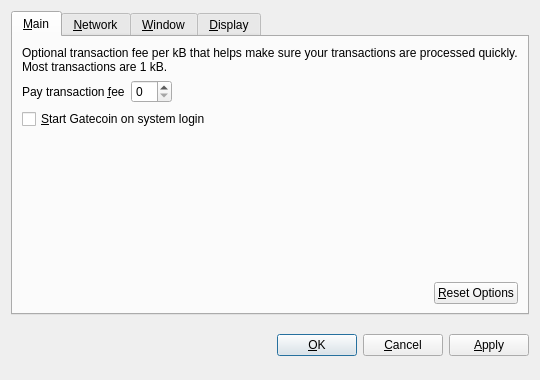
<?xml version="1.0" encoding="UTF-8"?>
<ui version="4.0">
 <class>OptionsDialog</class>
 <widget class="QDialog" name="OptionsDialog">
  <property name="geometry">
   <rect>
    <x>0</x>
    <y>0</y>
    <width>540</width>
    <height>380</height>
   </rect>
  </property>
  <property name="windowTitle">
   <string>Options</string>
  </property>
  <property name="modal">
   <bool>true</bool>
  </property>
  <layout class="QVBoxLayout" name="verticalLayout">
   <item>
    <widget class="QTabWidget" name="tabWidget">
     <property name="tabPosition">
      <enum>QTabWidget::North</enum>
     </property>
     <property name="currentIndex">
      <number>0</number>
     </property>
     <widget class="QWidget" name="tabMain">
      <attribute name="title">
       <string>&amp;Main</string>
      </attribute>
      <layout class="QVBoxLayout" name="verticalLayout_Main">
       <item>
        <widget class="QLabel" name="transactionFeeInfoLabel">
         <property name="text">
          <string>Optional transaction fee per kB that helps make sure your transactions are processed quickly. Most transactions are 1 kB.</string>
         </property>
         <property name="textFormat">
          <enum>Qt::PlainText</enum>
         </property>
         <property name="wordWrap">
          <bool>true</bool>
         </property>
        </widget>
       </item>
       <item>
        <layout class="QHBoxLayout" name="horizontalLayout_1_Main">
         <item>
          <widget class="QLabel" name="transactionFeeLabel">
           <property name="text">
            <string>Pay transaction &amp;fee</string>
           </property>
           <property name="textFormat">
            <enum>Qt::PlainText</enum>
           </property>
           <property name="buddy">
            <cstring>transactionFee</cstring>
           </property>
          </widget>
         </item>
         <item>
          <widget class="BitcoinAmountField" name="transactionFee"/>
         </item>
         <item>
          <spacer name="horizontalSpacer_1_Main">
           <property name="orientation">
            <enum>Qt::Horizontal</enum>
           </property>
           <property name="sizeHint" stdset="0">
            <size>
             <width>40</width>
             <height>20</height>
            </size>
           </property>
          </spacer>
         </item>
        </layout>
       </item>
       <item>
        <widget class="QCheckBox" name="bitcoinAtStartup">
         <property name="toolTip">
          <string>Automatically start Gatecoin after logging in to the system.</string>
         </property>
         <property name="text">
          <string>&amp;Start Gatecoin on system login</string>
         </property>
        </widget>
       </item>
       <item>
        <spacer name="verticalSpacer_Main">
         <property name="orientation">
          <enum>Qt::Vertical</enum>
         </property>
         <property name="sizeHint" stdset="0">
          <size>
           <width>20</width>
           <height>40</height>
          </size>
         </property>
        </spacer>
       </item>
       <item>
        <layout class="QHBoxLayout" name="horizontalLayout_2_Main">
         <item>
          <spacer name="horizontalSpacer_2_Main">
           <property name="orientation">
            <enum>Qt::Horizontal</enum>
           </property>
           <property name="sizeHint" stdset="0">
            <size>
             <width>40</width>
             <height>20</height>
            </size>
           </property>
          </spacer>
         </item>
         <item>
          <widget class="QPushButton" name="resetButton">
           <property name="toolTip">
            <string>Reset all client options to default.</string>
           </property>
           <property name="text">
            <string>&amp;Reset Options</string>
           </property>
           <property name="autoDefault">
            <bool>false</bool>
           </property>
          </widget>
         </item>
        </layout>
       </item>
      </layout>
     </widget>
     <widget class="QWidget" name="tabNetwork">
      <attribute name="title">
       <string>&amp;Network</string>
      </attribute>
      <layout class="QVBoxLayout" name="verticalLayout_Network">
       <item>
        <widget class="QCheckBox" name="mapPortUpnp">
         <property name="toolTip">
          <string>Automatically open the Gatecoin client port on the router. This only works when your router supports UPnP and it is enabled.</string>
         </property>
         <property name="text">
          <string>Map port using &amp;UPnP</string>
         </property>
        </widget>
       </item>
       <item>
        <widget class="QCheckBox" name="connectSocks">
         <property name="toolTip">
          <string>Connect to the Gatecoin network through a SOCKS proxy (e.g. when connecting through Tor).</string>
         </property>
         <property name="text">
          <string>&amp;Connect through SOCKS proxy:</string>
         </property>
        </widget>
       </item>
       <item>
        <layout class="QHBoxLayout" name="horizontalLayout_Network">
         <item>
          <widget class="QLabel" name="proxyIpLabel">
           <property name="text">
            <string>Proxy &amp;IP:</string>
           </property>
           <property name="textFormat">
            <enum>Qt::PlainText</enum>
           </property>
           <property name="buddy">
            <cstring>proxyIp</cstring>
           </property>
          </widget>
         </item>
         <item>
          <widget class="QValidatedLineEdit" name="proxyIp">
           <property name="maximumSize">
            <size>
             <width>140</width>
             <height>16777215</height>
            </size>
           </property>
           <property name="toolTip">
            <string>IP address of the proxy (e.g. 127.0.0.1)</string>
           </property>
          </widget>
         </item>
         <item>
          <widget class="QLabel" name="proxyPortLabel">
           <property name="text">
            <string>&amp;Port:</string>
           </property>
           <property name="textFormat">
            <enum>Qt::PlainText</enum>
           </property>
           <property name="buddy">
            <cstring>proxyPort</cstring>
           </property>
          </widget>
         </item>
         <item>
          <widget class="QLineEdit" name="proxyPort">
           <property name="maximumSize">
            <size>
             <width>55</width>
             <height>16777215</height>
            </size>
           </property>
           <property name="toolTip">
            <string>Port of the proxy (e.g. 9050)</string>
           </property>
          </widget>
         </item>
         <item>
          <widget class="QLabel" name="socksVersionLabel">
           <property name="text">
            <string>SOCKS &amp;Version:</string>
           </property>
           <property name="textFormat">
            <enum>Qt::PlainText</enum>
           </property>
           <property name="buddy">
            <cstring>socksVersion</cstring>
           </property>
          </widget>
         </item>
         <item>
          <widget class="QValueComboBox" name="socksVersion">
           <property name="toolTip">
            <string>SOCKS version of the proxy (e.g. 5)</string>
           </property>
          </widget>
         </item>
         <item>
          <spacer name="horizontalSpacer_Network">
           <property name="orientation">
            <enum>Qt::Horizontal</enum>
           </property>
           <property name="sizeHint" stdset="0">
            <size>
             <width>40</width>
             <height>20</height>
            </size>
           </property>
          </spacer>
         </item>
        </layout>
       </item>
       <item>
        <spacer name="verticalSpacer_Network">
         <property name="orientation">
          <enum>Qt::Vertical</enum>
         </property>
         <property name="sizeHint" stdset="0">
          <size>
           <width>20</width>
           <height>40</height>
          </size>
         </property>
        </spacer>
       </item>
      </layout>
     </widget>
     <widget class="QWidget" name="tabWindow">
      <attribute name="title">
       <string>&amp;Window</string>
      </attribute>
      <layout class="QVBoxLayout" name="verticalLayout_Window">
       <item>
        <widget class="QCheckBox" name="minimizeToTray">
         <property name="toolTip">
          <string>Show only a tray icon after minimizing the window.</string>
         </property>
         <property name="text">
          <string>&amp;Minimize to the tray instead of the taskbar</string>
         </property>
        </widget>
       </item>
       <item>
        <widget class="QCheckBox" name="minimizeOnClose">
         <property name="toolTip">
          <string>Minimize instead of exit the application when the window is closed. When this option is enabled, the application will be closed only after selecting Quit in the menu.</string>
         </property>
         <property name="text">
          <string>M&amp;inimize on close</string>
         </property>
        </widget>
       </item>
       <item>
        <spacer name="verticalSpacer_Window">
         <property name="orientation">
          <enum>Qt::Vertical</enum>
         </property>
         <property name="sizeHint" stdset="0">
          <size>
           <width>20</width>
           <height>40</height>
          </size>
         </property>
        </spacer>
       </item>
      </layout>
     </widget>
     <widget class="QWidget" name="tabDisplay">
      <attribute name="title">
       <string>&amp;Display</string>
      </attribute>
      <layout class="QVBoxLayout" name="verticalLayout_Display">
       <item>
        <layout class="QHBoxLayout" name="horizontalLayout_1_Display">
         <item>
          <widget class="QLabel" name="langLabel">
           <property name="text">
            <string>User Interface &amp;language:</string>
           </property>
           <property name="textFormat">
            <enum>Qt::PlainText</enum>
           </property>
           <property name="buddy">
            <cstring>lang</cstring>
           </property>
          </widget>
         </item>
         <item>
          <widget class="QValueComboBox" name="lang">
           <property name="toolTip">
            <string>The user interface language can be set here. This setting will take effect after restarting Gatecoin.</string>
           </property>
          </widget>
         </item>
        </layout>
       </item>
       <item>
        <layout class="QHBoxLayout" name="horizontalLayout_2_Display">
         <item>
          <widget class="QLabel" name="unitLabel">
           <property name="text">
            <string>&amp;Unit to show amounts in:</string>
           </property>
           <property name="textFormat">
            <enum>Qt::PlainText</enum>
           </property>
           <property name="buddy">
            <cstring>unit</cstring>
           </property>
          </widget>
         </item>
         <item>
          <widget class="QValueComboBox" name="unit">
           <property name="toolTip">
            <string>Choose the default subdivision unit to show in the interface and when sending coins.</string>
           </property>
          </widget>
         </item>
        </layout>
       </item>
       <item>
        <widget class="QCheckBox" name="displayAddresses">
         <property name="toolTip">
          <string>Whether to show Gatecoin addresses in the transaction list or not.</string>
         </property>
         <property name="text">
          <string>&amp;Display addresses in transaction list</string>
         </property>
        </widget>
       </item>
       <item>
        <widget class="QCheckBox" name="coinControlFeatures">
         <property name="toolTip">
          <string>Whether to show coin control features or not.</string>
         </property>
         <property name="text">
          <string>Display coin &amp;control features (experts only!)</string>
         </property>
        </widget>
       </item>
       <item>
        <spacer name="verticalSpacer_Display">
         <property name="orientation">
          <enum>Qt::Vertical</enum>
         </property>
         <property name="sizeHint" stdset="0">
          <size>
           <width>20</width>
           <height>40</height>
          </size>
         </property>
        </spacer>
       </item>
      </layout>
     </widget>
    </widget>
   </item>
   <item>
    <layout class="QHBoxLayout" name="horizontalLayout_Buttons">
     <item>
      <spacer name="horizontalSpacer_1">
       <property name="orientation">
        <enum>Qt::Horizontal</enum>
       </property>
       <property name="sizeHint" stdset="0">
        <size>
         <width>40</width>
         <height>48</height>
        </size>
       </property>
      </spacer>
     </item>
     <item>
      <widget class="QLabel" name="statusLabel">
       <property name="font">
        <font>
         <weight>75</weight>
         <bold>true</bold>
        </font>
       </property>
       <property name="text">
        <string/>
       </property>
       <property name="textFormat">
        <enum>Qt::PlainText</enum>
       </property>
       <property name="wordWrap">
        <bool>true</bool>
       </property>
      </widget>
     </item>
     <item>
      <spacer name="horizontalSpacer_2">
       <property name="orientation">
        <enum>Qt::Horizontal</enum>
       </property>
       <property name="sizeHint" stdset="0">
        <size>
         <width>40</width>
         <height>48</height>
        </size>
       </property>
      </spacer>
     </item>
     <item>
      <widget class="QPushButton" name="okButton">
       <property name="text">
        <string>&amp;OK</string>
       </property>
      </widget>
     </item>
     <item>
      <widget class="QPushButton" name="cancelButton">
       <property name="text">
        <string>&amp;Cancel</string>
       </property>
       <property name="autoDefault">
        <bool>false</bool>
       </property>
      </widget>
     </item>
     <item>
      <widget class="QPushButton" name="applyButton">
       <property name="text">
        <string>&amp;Apply</string>
       </property>
       <property name="autoDefault">
        <bool>false</bool>
       </property>
      </widget>
     </item>
    </layout>
   </item>
  </layout>
 </widget>
 <customwidgets>
  <customwidget>
   <class>BitcoinAmountField</class>
   <extends>QSpinBox</extends>
   <header>bitcoinamountfield.h</header>
  </customwidget>
  <customwidget>
   <class>QValueComboBox</class>
   <extends>QComboBox</extends>
   <header>qvaluecombobox.h</header>
  </customwidget>
  <customwidget>
   <class>QValidatedLineEdit</class>
   <extends>QLineEdit</extends>
   <header>qvalidatedlineedit.h</header>
  </customwidget>
 </customwidgets>
 <resources/>
 <connections/>
</ui>
